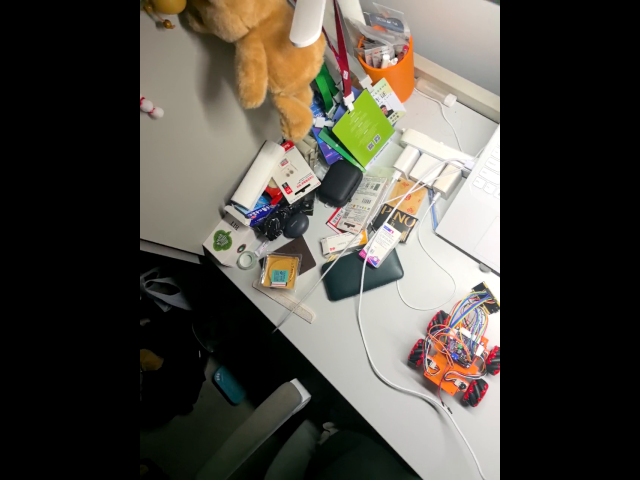
#> input picture windows/captures/field_20261022_040314_747740900_raw.png, 640 x 480 px
$ python -i tag_detector.py   (imports and definitions only)
#> lines starting #> are read from the running program, lines starting #| are printed output that depends on the picture; after the words box and inside, x2 and y2 are one past the last pixel; in counts of white or black regions, pixels touching at a corner belong together
"""Shared ArUco detector; an ID-specific fallback handles missing white margins.

The fallback proposes geometry from real bright components, then decodes the
original pixels with a temporary *external* white margin. No code bits or black
border pixels are filled in. It requires an explicit expected ID, exact cell
agreement, and a successful image alignment. It does not track old detections.
"""
from __future__ import annotations

import math
from dataclasses import dataclass
from functools import lru_cache

import cv2
import numpy as np

# 车顶 ArUco 码的编号（DICT_4X4_50）。换码只改这一处，其余脚本的默认值都取它。
TAG_ID = 7
TAG_OVERLAY_COLOR = (255, 55, 245)


# [20 lines left out: function draw_tag_heading, not called in this run]


@dataclass
class Marker:
    corners: np.ndarray
    tag_id: int
    method: str


def detector_parameters():
    params = cv2.aruco.DetectorParameters()
    params.adaptiveThreshWinSizeMin = 5
    params.adaptiveThreshWinSizeMax = 45
    params.minMarkerPerimeterRate = 0.02
    params.polygonalApproxAccuracyRate = 0.05
    params.errorCorrectionRate = 0.6
    params.cornerRefinementMethod = cv2.aruco.CORNER_REFINE_SUBPIX
    return params


@lru_cache(maxsize=2)
def _detector(strict=False):
    dictionary = cv2.aruco.getPredefinedDictionary(cv2.aruco.DICT_4X4_50)
    params = detector_parameters()
    if strict:
        params.errorCorrectionRate = 0.0
        params.cornerRefinementMethod = cv2.aruco.CORNER_REFINE_NONE
    return cv2.aruco.ArucoDetector(dictionary, params)


@lru_cache(maxsize=50)
def _template(tag_id):
    dictionary = cv2.aruco.getPredefinedDictionary(cv2.aruco.DICT_4X4_50)
    image = cv2.aruco.generateImageMarker(dictionary, tag_id, 72)
    contours, _ = cv2.findContours(image, cv2.RETR_EXTERNAL, cv2.CHAIN_APPROX_SIMPLE)
    # Tiny isolated cells cannot constrain a marker's geometry reliably.
    contours = [c for c in contours if cv2.contourArea(c) >= 250
                and min(cv2.minAreaRect(c)[1]) >= 20]
    return image, contours


_SQUARE = np.float32([[0, 0], [71, 0], [71, 71], [0, 71]])


# [8 lines left out: function _valid_quad, not called in this run]


def _sample(gray, quad):
    return cv2.warpPerspective(gray, cv2.getPerspectiveTransform(quad, _SQUARE), (72, 72))


# [82 lines left out: functions _exact_cells, _decode_proposal, _align, _data_square, _square_quad, not called in this run]


def _fallback(gray, tag_id):
    _, template_contours = _template(tag_id)
    if not template_contours:
        return []
    # Otsu-relative levels cover different exposure; rank and bound the work.
    otsu, _ = cv2.threshold(gray, 0, 255, cv2.THRESH_BINARY | cv2.THRESH_OTSU)
    proposals = []
    for threshold in sorted({int(np.clip(otsu + d, 30, 225)) for d in (-40, -15, 15, 40)}):
        binary = cv2.threshold(gray, threshold, 255, cv2.THRESH_BINARY)[1]
        contours, _ = cv2.findContours(binary, cv2.RETR_LIST, cv2.CHAIN_APPROX_SIMPLE)
        for contour in contours:
            area = cv2.contourArea(contour)
            if not 35 <= area <= gray.size * 0.08:
                continue
            rect = cv2.minAreaRect(contour)
            if min(rect[1]) < 6:
                continue
            square = None
            for reference in template_contours:
                score = cv2.matchShapes(contour, reference, cv2.CONTOURS_MATCH_I1, 0)
                if score > 0.15:
                    continue
                # Fit the shape only for contours that can plausibly be the tag.
                if square is None:
                    square = _data_square(contour)
                # Existing route: the bright blob's minimum-area rectangle.
                transform = cv2.getPerspectiveTransform(
                    cv2.boxPoints(cv2.minAreaRect(reference)), cv2.boxPoints(rect))
                proposals.append((score, cv2.perspectiveTransform(
                    _SQUARE.reshape(1, 4, 2), transform)[0]))
                # Data-area route: independent of the rectangle's accidental
                # aspect ratio, so patterns such as ID 7 also work at any angle.
                if square is not None:
                    proposals.append((score, _square_quad(
                        square[2], square[0] * 1.5, square[1])))
    proposals.sort(key=lambda item: item[0])
    seen = []
    for _, quad in proposals[:24]:
        if not _valid_quad(quad, gray.shape):
            continue
        if any(np.max(np.linalg.norm(quad - prior, axis=1)) < 1.5 for prior in seen):
            continue
        seen.append(quad)
        for factor in (1.0, 1.05, 0.95):
            candidate = (quad - quad.mean(axis=0)) * factor + quad.mean(axis=0)
            if not _valid_quad(candidate, gray.shape):
                continue
            canonical = _decode_proposal(gray, candidate, tag_id)
            if canonical is None:
                continue
            refined = _align(gray, canonical, tag_id)
            if refined is not None:
                return [Marker(refined, tag_id, "inner_pattern")]
    return []


def detect_markers(image, expected_id=TAG_ID, *, allow_fallback=True):
    """Return current-frame markers, preferring unchanged standard ArUco detection.

    Missing-margin recovery is bounded and requires a specified dictionary ID.
    Strong perspective, occlusion or low contrast can still cause a rejection.
    """
    gray = image if image.ndim == 2 else cv2.cvtColor(image, cv2.COLOR_BGR2GRAY)
    corners, ids, _ = _detector().detectMarkers(gray)
    markers = ([] if ids is None else
               [Marker(c.reshape(4, 2).astype(np.float32), int(i), "standard")
                for c, i in zip(corners, ids.flatten())])
    if expected_id is None or any(m.tag_id == expected_id for m in markers):
        return markers
    if allow_fallback and 0 <= expected_id < 50:
        # Large phone frames can fragment diagonal white-cell connections.
        # Propose at a bounded pyramid level, but validate and align original
        # pixels before returning original-resolution coordinates.
        height, width = gray.shape
        if max(height, width) > 1200:
            ratio = 960.0 / max(height, width)
            small = cv2.resize(gray, (round(width * ratio), round(height * ratio)),
                               interpolation=cv2.INTER_AREA)
            for marker in detect_markers(small, expected_id):
                if marker.tag_id != expected_id:
                    continue
                scale = np.float32([width / small.shape[1], height / small.shape[0]])
                mapped = (marker.corners + 0.5) * scale - 0.5
                refined = _align(gray, mapped, expected_id)
                if refined is not None:
                    markers.append(Marker(refined, expected_id, marker.method + "_pyramid"))
                    return markers
        markers.extend(_fallback(gray, expected_id))
    return markers

>>> import cv2
>>> picture = cv2.imread('captures/field_20261022_040314_747740900_raw.png')
#> picture is the input picture: shape (480, 640, 3); mean B, G, R 64.3, 71.7, 75.6
>>> result = detect_markers(picture)
#> in detect_markers, `gray = image if image.ndim == 2 else cv2.cvtColor(image, cv2.COLOR_BGR..`:
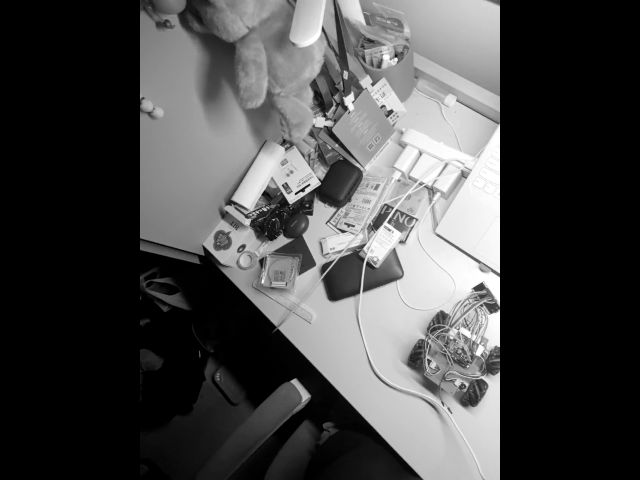
#> gray: shape (480, 640); min 0, max 255, mean 72
#> in detect_markers, `corners, ids, _ = _detector().detectMarkers(gray)`: corners = (); ids = None
#> in detect_markers, `markers = ([] if ids is None else [Marker(c.reshape(4, 2).astype(np.fl..`: markers = []
#> in _fallback, `otsu, _ = cv2.threshold(gray, 0, 255, cv2.THRESH_BINARY | cv2.THRESH_O..`: otsu = 92
#> the loop in _fallback, `for threshold in sorted({int(np.clip(otsu + d, 30, 225)) for d in (-40..` made 4 passes
#> threshold on passes 1 to 4: 52, 77, 107, 132
#> pass 1, in _fallback, `binary = cv2.threshold(gray, threshold, 255, cv2.THRESH_BINARY)[1]`:
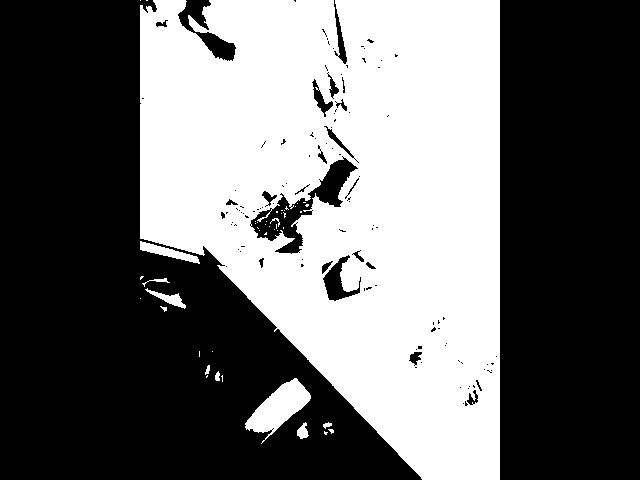
#> binary: shape (480, 640); 42.1% white; 45 white regions (34 under 20 px), largest, box (x1, y1, x2, y2) and area: (140, 0, 500, 480) 126183, (245, 378, 311, 444) 1872, (140, 241, 200, 264) 475
#> pass 2, in _fallback, `binary = cv2.threshold(gray, threshold, 255, cv2.THRESH_BINARY)[1]`:
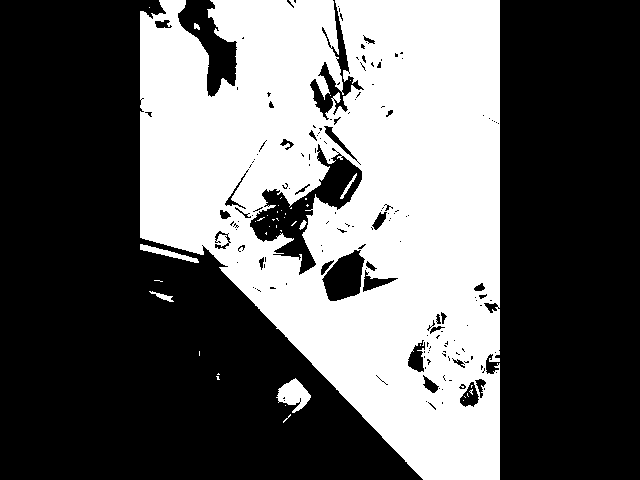
#> binary: shape (480, 640); 39.2% white; 41 white regions (34 under 20 px), largest, box (x1, y1, x2, y2) and area: (140, 0, 500, 480) 119133, (276, 378, 311, 413) 653, (140, 244, 199, 263) 314
#> pass 3, in _fallback, `binary = cv2.threshold(gray, threshold, 255, cv2.THRESH_BINARY)[1]`:
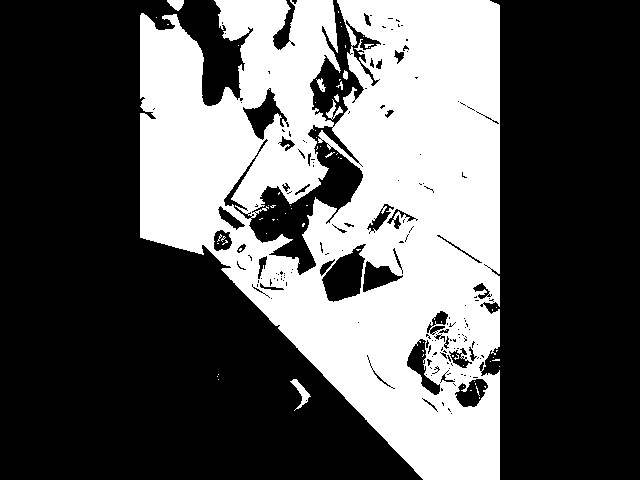
#> binary: shape (480, 640); 36.2% white; 70 white regions (61 under 20 px), largest, box (x1, y1, x2, y2) and area: (140, 0, 500, 480) 110238, (290, 379, 311, 411) 204, (167, 0, 184, 11) 124
#> after the loop in _fallback, `for threshold in sorted({int(np.clip(otsu + d, 30, 225)) for d in (-40..`:
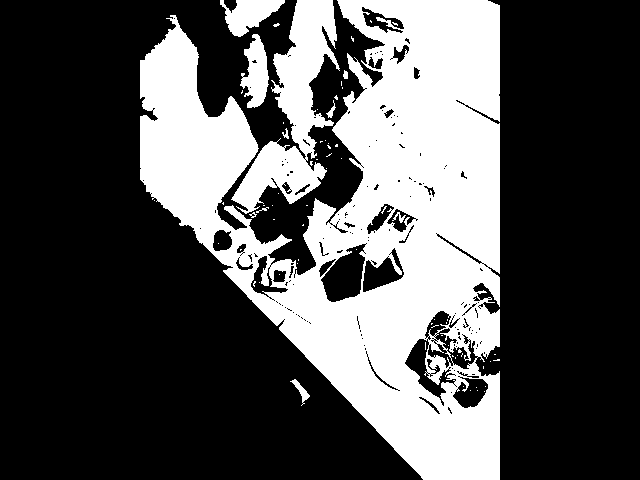
#> binary: shape (480, 640); 32.3% white; 71 white regions (60 under 20 px), largest, box (x1, y1, x2, y2) and area: (140, 0, 500, 480) 87255, (231, 0, 340, 214) 8864, (220, 0, 285, 37) 1317
#> after the loop in _fallback, `for threshold in sorted({int(np.clip(otsu + d, 30, 225)) for d in (-40..`: proposals = []
#> result = []

$ run again, on windows/captures/field_20261022_040320_426437400_raw.png
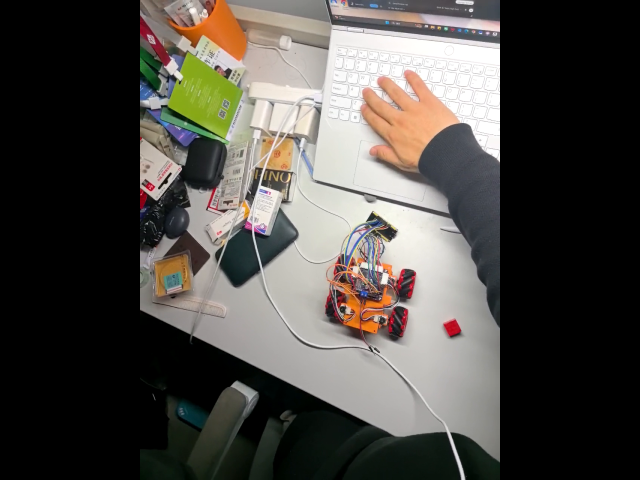
#> input picture windows/captures/field_20261022_040320_426437400_raw.png, 640 x 480 px
#> picture is the input picture: shape (480, 640, 3); mean B, G, R 69.7, 74.4, 77.7
#> corners = (); ids = None
#> markers = []
#> otsu = 97
#> the loop in _fallback, `for threshold in sorted({int(np.clip(otsu + d, 30, 225)) for d in (-40..` made 4 passes
#> threshold on passes 1 to 4: 57, 82, 112, 137
#> pass 1, in _fallback, `binary = cv2.threshold(gray, threshold, 255, cv2.THRESH_BINARY)[1]`:
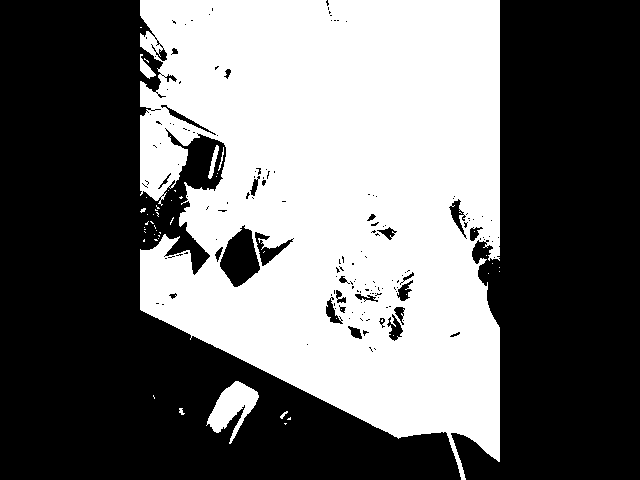
#> binary: shape (480, 640); 42.9% white; 52 white regions (45 under 20 px), largest, box (x1, y1, x2, y2) and area: (140, 0, 500, 480) 129874, (206, 381, 259, 444) 1510, (140, 54, 156, 79) 170
#> after the loop in _fallback, `for threshold in sorted({int(np.clip(otsu + d, 30, 225)) for d in (-40..`:
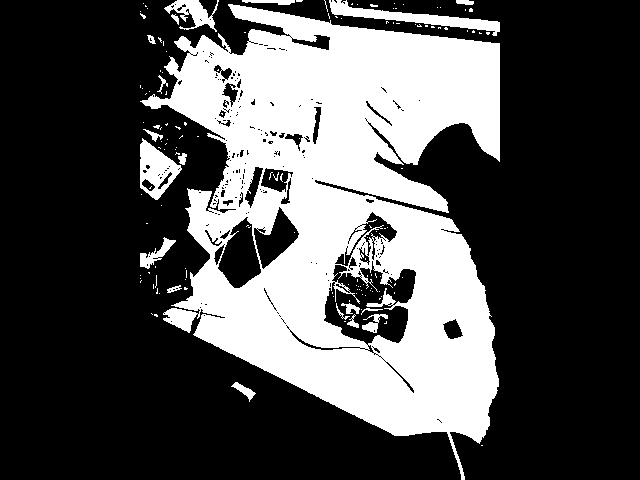
#> binary: shape (480, 640); 31.9% white; 147 white regions (128 under 20 px), largest, box (x1, y1, x2, y2) and area: (140, 4, 500, 480) 92015, (329, 0, 500, 36) 1694, (140, 138, 182, 200) 1352
#> after the loop in _fallback, `for threshold in sorted({int(np.clip(otsu + d, 30, 225)) for d in (-40..`: proposals = []
